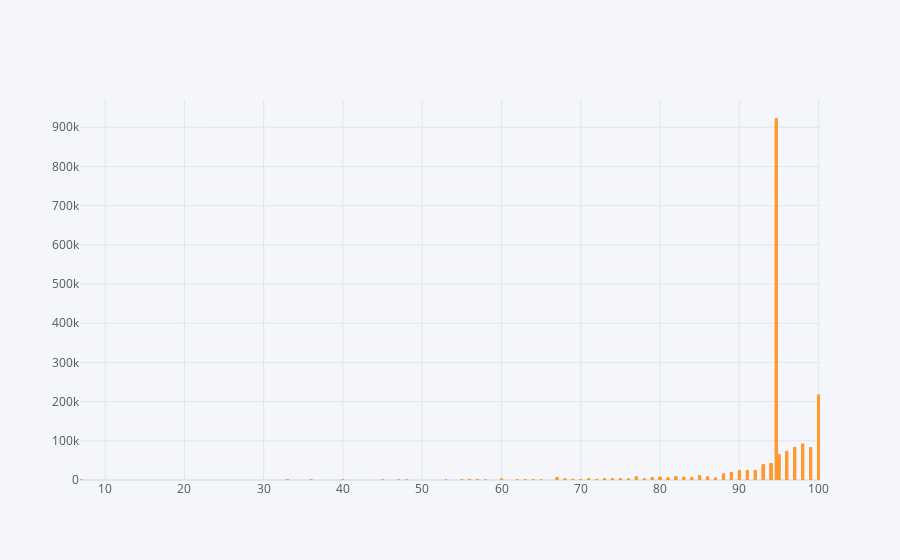

Here is the notebook cell this chart was saved with:
### Markdown cell above
### Bar chart between Rating & Fees

### Code cell
df.iplot(kind="bar",x="Rating",y="Fees")

### Figure 1 — Plotly figure (JSON) as saved in the notebook; plotly's stock layout.template omitted (floating-point values rounded to 4 significant figures; data arrays with more than 128 entries replaced by an {"elided": "..."} marker saying what was removed)
{"data": [{"marker": {"color": "rgba(255, 153, 51, 0.6)", "line": {"color": "rgba(255, 153, 51, 1.0)", "width": 1}}, "name": "Fees", "orientation": "v", "text": "", "type": "bar", "x": {"elided": "5935 float values"}, "y": {"elided": "5935 int values"}}], "layout": {"legend": {"bgcolor": "#F5F6F9", "font": {"color": "#4D5663"}}, "paper_bgcolor": "#F5F6F9", "plot_bgcolor": "#F5F6F9", "title": {"font": {"color": "#4D5663"}}, "xaxis": {"gridcolor": "#E1E5ED", "showgrid": true, "tickfont": {"color": "#4D5663"}, "title": {"font": {"color": "#4D5663"}, "text": ""}, "zerolinecolor": "#E1E5ED"}, "yaxis": {"gridcolor": "#E1E5ED", "showgrid": true, "tickfont": {"color": "#4D5663"}, "title": {"font": {"color": "#4D5663"}, "text": ""}, "zerolinecolor": "#E1E5ED"}}}
